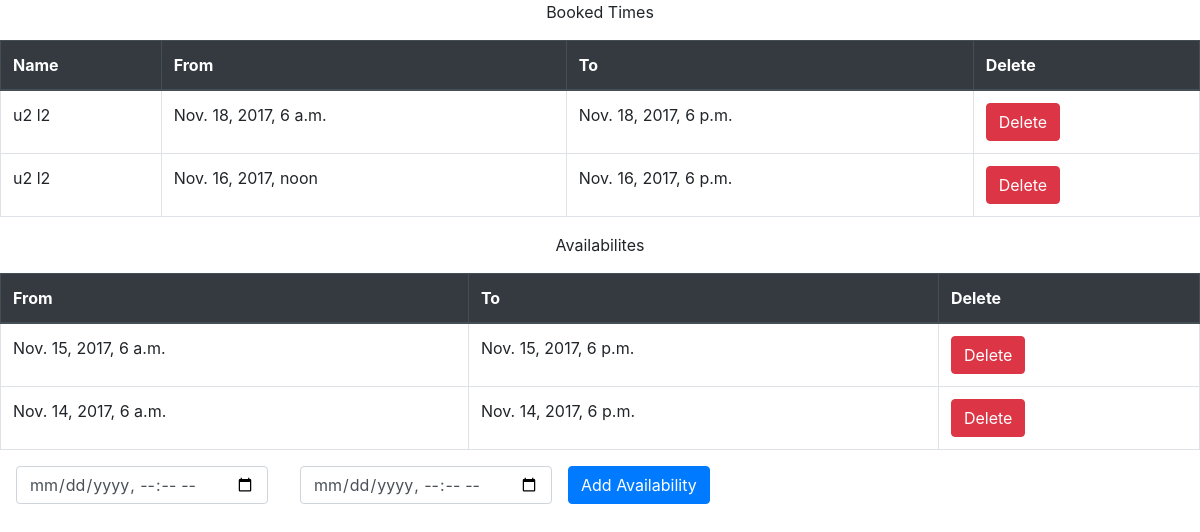
/accounts/profile/ (signed in), run on an earlier commit of the app's database.
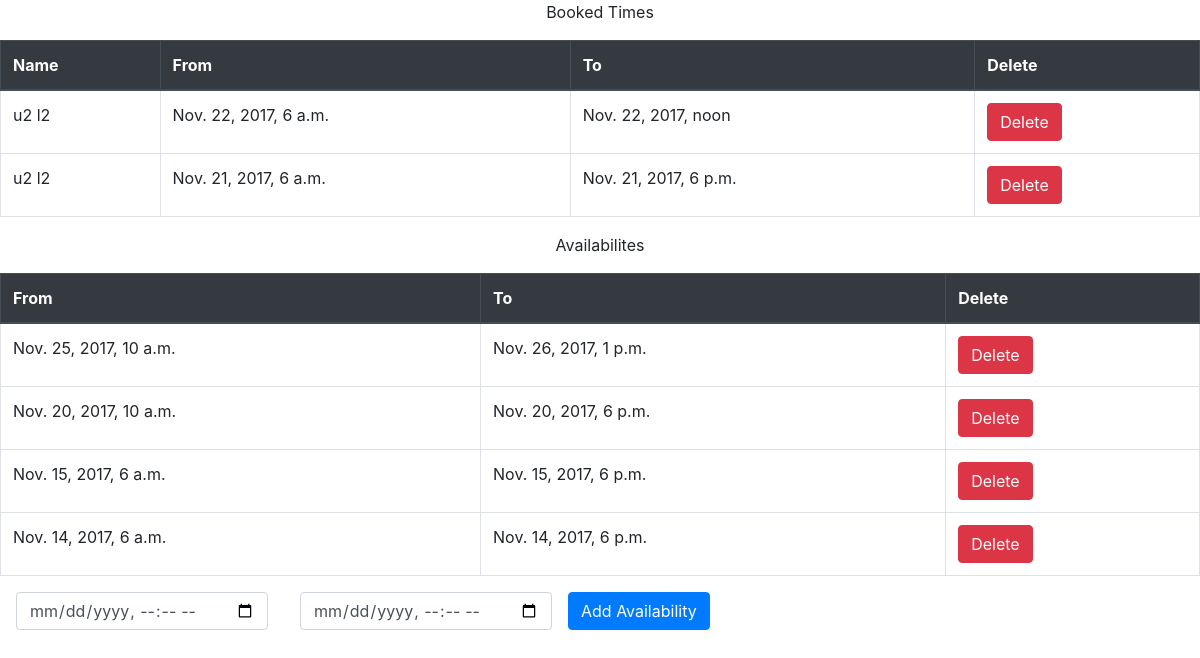
And on a later commit of the database.
### booking/models.py (models this page shows, shortened)
class BookedTime(models.Model):
    family = models.ForeignKey(Family)
    baby_sitter = models.ForeignKey(BabySitter)
    start_time = models.DateTimeField()
    end_time = models.DateTimeField()
    class Meta:
        ordering = ['-start_time']

class Family(models.Model):
    user = models.OneToOneField(User, primary_key=True)
    phone_number = models.CharField(null=True, max_length=10, blank=True, help_text='4168804341')
    def __str__(self):
        return self.user.get_full_name()
    class Meta:
        permissions = (
            ("family", "Can book time spans"),
        )

class Availability(models.Model):
    baby_sitter = models.ForeignKey(BabySitter)
    start_time = models.DateTimeField()
    end_time = models.DateTimeField()
    class Meta:
        ordering = ['-start_time']

### booking/views.py (the view)
# urls.py: url(r'^accounts/profile/$', views.index, name='index'),
@login_required(login_url='/login/')
def index(request):
    if request and request.user:
        if request.user.has_perm('booking.baby_sitter'):
            baby_sitter = BabySitter.objects.get(user=request.user)
            booked_times = BookedTime.objects.filter(baby_sitter=baby_sitter)
            availabilities = Availability.objects.filter(baby_sitter=baby_sitter)
            context = {'bookings': booked_times, 'availabilities': availabilities}
            return render(request, 'babySitterAccount.html', context)
        elif request.user.has_perm('booking.family'):
            family = Family.objects.get(user=request.user)
            booked_times = BookedTime.objects.filter(family=family)
            baby_sitters = BabySitter.objects.all()
            context = {'bookings': booked_times, 'baby_sitters': baby_sitters}
            return render(request, 'familyAccount.html', context)
    return HttpResponse("Hello, world. You're at the booking index.")

### booking/templates/babySitterAccount.html (shortened to what this page needs)
{% extends "base.html" %}
{% block content %}
<p class="text-center">Booked Times</p>
<table class="table table-bordered table-hover">
    <thead class="thead-dark">
        <tr>
          <th scope="col" class="info">Name</th>
          <th scope="col" class="info">From</th>
          <th scope="col" class="info">To</th>
          <th scope="col" class="info">Delete</th>
        </tr>
    </thead>
    <tbody>
        {% if bookings %}
            {% for booking in bookings %}
                <tr class="info">
                    <td scope="row" class="info">{{booking.family}}</td>
                    <td scope="row" class="info">{{booking.start_time}}</td>
                    <td scope="row" class="info">{{booking.end_time}}</td>
                    <td scope="row" class="info">
                        <form method="post" action="/deleteBooking/">
                            <button type="submit" id="booking-{{booking.id}}" class="btn btn-danger">Delete</button>
                        </form>
                    </td>
                </tr>
            {% endfor %}
        {% endif %}
    </tbody>
</table>
<p class="text-center">Availabilites</p>
<table class="table table-bordered table-hover">
    <thead class="thead-dark">
        <tr>
          <th scope="col" class="info">From</th>
          <th scope="col" class="info">To</th>
          <th scope="col" class="info">Delete</th>
        </tr>
    </thead>
    <tbody>
        {% if availabilities %}
            {% for availability in availabilities %}
                <tr class="info">
                    <td scope="row" class="info">{{availability.start_time}}</td>
                    <td scope="row" class="info">{{availability.end_time}}</td>
                    <td scope="row" class="info">
                        <form method="post" action="/deleteAvailability/">
                            <button type="submit" id="availability-{{availability.id}}" class="btn btn-danger">Delete</button>
                        </form>
                    </td>
                </tr>
            {% endfor %}
        {% endif %}
    </tbody>
</table>
<form class="form-inline" method="post" action="/addAvailability/">
  <div class="form-group mx-sm-3">
    <input type="datetime-local" class="form-control" name="from-time">
  </div>
    <div class="form-group mx-sm-3">
    <input type="datetime-local" class="form-control" name="to-time">
  </div>
  <button type="submit" class="btn btn-primary">Add Availability</button>
</form>
{% endblock %}

What changed in the data, as far as the page shows it:
removed BookedTime: family "u2 l2", start_time "Nov. 18, 2017, 6 a.m.", end_time "Nov. 18, 2017, 6 p.m."
removed BookedTime: family "u2 l2", start_time "Nov. 16, 2017, noon", end_time "Nov. 16, 2017, 6 p.m."
added BookedTime: family "u2 l2", start_time "Nov. 22, 2017, 6 a.m.", end_time "Nov. 22, 2017, noon"
added BookedTime: family "u2 l2", start_time "Nov. 21, 2017, 6 a.m.", end_time "Nov. 21, 2017, 6 p.m."
added Availability: start_time "Nov. 25, 2017, 10 a.m.", end_time "Nov. 26, 2017, 1 p.m."
added Availability: start_time "Nov. 20, 2017, 10 a.m.", end_time "Nov. 20, 2017, 6 p.m."
